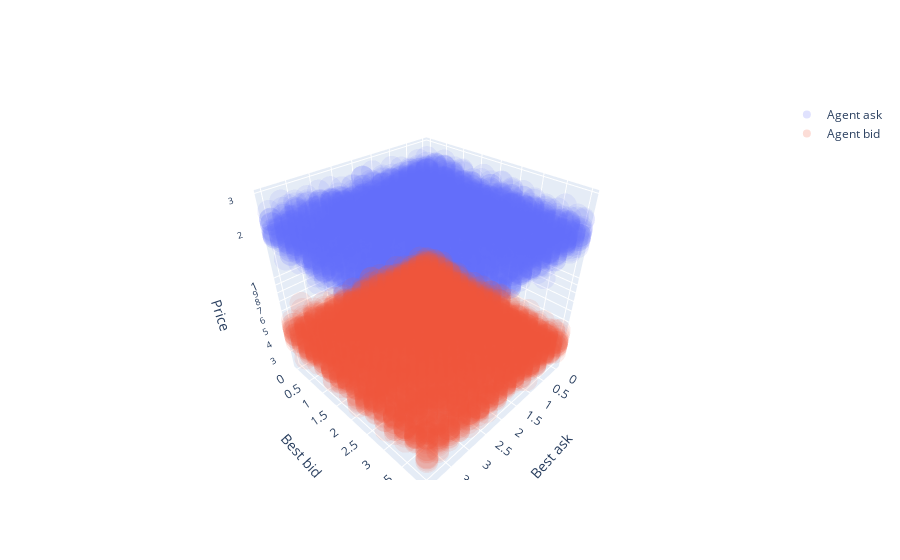

Write notebook code for a chart like this one.
### Code cell
decision_plot(agent)

### Figure 1 — Plotly figure (JSON) as saved in the notebook; plotly's stock layout.template omitted (floating-point values rounded to 4 significant figures; data arrays with more than 128 entries replaced by an {"elided": "..."} marker saying what was removed)
{"data": [{"marker": {"opacity": 0.1}, "mode": "markers", "name": "Agent ask", "type": "scatter3d", "x": {"elided": "4096 float values"}, "y": {"elided": "4096 float values"}, "z": {"elided": "4096 float values"}}, {"marker": {"opacity": 0.1}, "mode": "markers", "name": "Agent bid", "type": "scatter3d", "x": {"elided": "4096 float values"}, "y": {"elided": "4096 float values"}, "z": {"elided": "4096 float values"}}], "layout": {"scene": {"xaxis": {"title": {"text": "Best ask"}}, "yaxis": {"title": {"text": "Best bid"}}, "zaxis": {"title": {"text": "Price"}, "type": "log"}}}}
